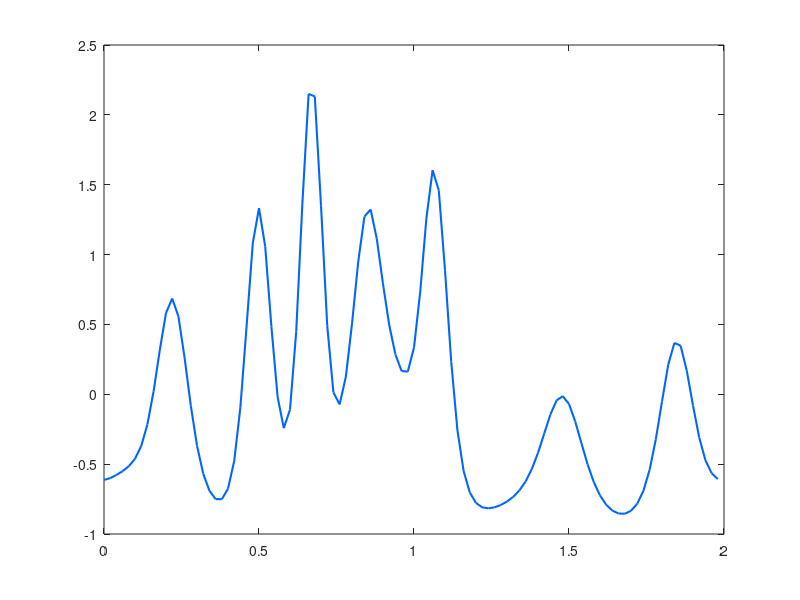

Source code (MATLAB): (Note: this script raises an error after producing the figure.)
% Implementation of six different schemes applied to the Korteweg-de Vries
% equation, as it is given in Eidnes and Li: "Linearly implicit local and
% global energy-preserving methods for Hamiltonian PDEs" [EL19].
% The schemes are:
% ** the LILEP and LIGEP schemes of [EL19],
% ** the LEP and GEP schemes of
% Gong, Cai and Wang: "Some new structure-preserving algorithms for general
% multi-symplectic formulations of Hamiltonian PDEs" (2014)
% ** the implicit midpoint (IMP) and multi-symplectic box (MSB) schemes of
% Ascher and McLachlan: "On symplectic and multisymplectic schemes for the
% KdV equation" (2005)
% 
% Code written by Sølve Eidnes and Lu Li

k = .01; % Time step size
T = 10; % End time
N = round(T/k); % Number of time steps

% % Initial conditions:
%
% Test problem 1 in [EL19]:
P = 2; % Length of spatial domain
M = 100; % Number of spatial steps
h = P/M; % Spatial step size
x = (0:h:P-h)';
gamma = 0.022;
eta = 1;
u0 = cos(pi*x);
%
% % Test problem 2 in [EL19]:
% P = 20; % Length of spatial domain
% M = 100; % Number of spatial steps
% h = P/M; % Spatial step size
% x = (0:h:P-h)';
% gamma = 1;
% eta = 6;
% c = 4;
% u_ana = @(x,t) 0.5*c*sech(mod(-x+c*t,P)-P/2).^2;
% u0 = u_ana(x,0);

% Creating the average and forward difference matrices:
e = ones(M,1);
Ax = .5*spdiags([e e], 0:1, M, M);
Ax(M,1) = .5;
deltax = 1/h*spdiags([-e e], 0:1, M, M);
deltax(M,1) = 1/h;
I = speye(M);

uNs = zeros(6,M); % To store solution values from all six methods
% To store discrete approximations to the energy at every time step:
energies = zeros(1,N);
energiesK = zeros(1,N);

% LILEP
u = u0;
tic
for i = 1:N
    un = (1/k*Ax^3 + .5*eta*deltax*Ax*spdiags(Ax*u,0,M,M)*Ax + .5*gamma^2*deltax^3)\(1/k*Ax^3*u-.5*gamma^2*deltax^3*u);
    energies(i) = h*1/6*sum(-gamma^2*3*(deltax*u).^2 + eta*(Ax*u).^3);
    energiesK(i) = h*1/6*sum(-gamma^2*((deltax*u).^2 + 2*(deltax*u).*(deltax*un)) + eta*(Ax*u).^2.*(Ax*un));
    u = un;
end
fprintf('The LILEP scheme used %f seconds.\n',toc);
uNs(1,:) = u;
figure(1)
plot(x,uNs(1,:),'LineWidth',1.5,'Color',[0,.4,1])
hold on

% LEP
u = u0;
tic
for i = 1:N
    un = newton_KdV_LEP(u,u,eta,gamma,deltax,Ax,k,M,1e-10);
    energies(i) = h*1/6*sum(-gamma^2*3*(deltax*u).^2 + eta*(Ax*u).^3);
    energiesK(i) = h*1/6*sum(-gamma^2*((deltax*u).^2 + 2*(deltax*u).*(deltax*un)) + eta*(Ax*u).^2.*(Ax*un));
    u = un;
end
fprintf('The LEP scheme used %f seconds.\n',toc);
uNs(2,:) = u;
figure(1)
plot(x,uNs(2,:),'LineStyle','--','LineWidth',1.5,'Color',[.6,.8,1])

% LIGEP
deltacx = .5/h*spdiags([-e e], [-1,1], M, M);
deltacx(M,1) = .5/h;
deltacx(1,M) = -.5/h;
u = u0;
%D1 = deltacx;
D1 = fourierD1(M,P);
tic
for i = 1:N
    un = (I/k + .5*eta*D1*spdiags(u,0,M,M) + .5*gamma^2*D1^3)\(1/k*u - .5*gamma^2*D1^3*u);
    energies(i) = h*1/6*(-3*gamma^2*sum((D1*un).^2) + eta*sum(un.^3));
    energiesK(i) = h*1/6*(-gamma^2*sum((D1*u).^2+2*(D1*u).*(D1*un)) + eta*sum(u.^2.*un));
    u = un;
end
fprintf('The LIGEP scheme used %f seconds.\n',toc);
uNs(3,:) = u;
figure(1)
plot(x,uNs(3,:),'LineWidth',1.5,'Color',[.8,0,.2])

% GEP
u = u0;
%D1 = deltacx;
D1 = fourierD1(M,P);
tic
for i = 1:N
    un = newton_KdV_GEP(u,u,eta,gamma,D1,k,M,1e-10);
    energies(i) = h*1/6*(-3*gamma^2*sum((D1*un).^2) + eta*sum(un.^3));
    energiesK(i) = h*1/6*(-gamma^2*sum((D1*u).^2+2*(D1*u).*(D1*un)) + eta*sum(u.^2.*un));
    u = un;
end
fprintf('The GEP scheme used %f seconds.\n',toc);
uNs(4,:) = u;
figure(1)
plot(x,uNs(4,:),'LineStyle','--','LineWidth',1.5,'Color',[1,.6,.7])

% Creating matrices needed for the IMP and MSB schemes:
deltac = .5/h*spdiags([-e e], [-1 1], M, M);
deltac(M,1) = .5/h; deltac(1,M) = -.5/h;
dc3 = spdiags([-e 2*e -2*e e], [-2 -1 1 2], M, M);
dc3(M,1) = -2; dc3(1,M) = 2; dc3(M,2) = 1;
dc3(M-1,1) = 1; dc3(1,M-1) = -1; dc3(2,M) = -1;
dc3 = .5/h^3*dc3;
otto = spdiags([e 3*e 3*e e], [-2 -1 0 1], M, M);
otto(1,M-1) = 1; otto(1,M) = 3; otto(2,M) = 1; otto(M,1) = 1;
motto = spdiags([-e 3*e -3*e e], [-2 -1 0 1], M, M);
motto(1,M-1) = -1; motto(1,M) = 3; motto(2,M) = -1; motto(M,1) = 1;
moo = spdiags([-e -e e e], [-2 -1 0 1], M, M);
moo(1,M-1) = -1; moo(1,M) = -1; moo(2,M) = -1; moo(M,1) = 1;

% IMP
u = u0;
energies = zeros(1,N);
energiesK = zeros(1,N);
%theta = 2/3;
theta = 1;
tic
for i = 1:N
    u = newton_KdV_IMP(u,u,eta,gamma,deltac,dc3,k,theta,M,I,1e-10);
end
fprintf('The IMP scheme used %f seconds.\n',toc);
uNs(5,:) = u;
figure(1)
plot(x,uNs(5,:),'LineWidth',1.5,'Color',[.6,.8,.6])

% MSB
u = u0;
tic
for i = 1:N
    u = newton_KdV_MSB(u,u,eta,gamma,otto,motto,moo,k,h,M,1e-10);
end
fprintf('The MSB scheme used %f seconds.\n',toc);
uNs(6,:) = u;
figure(1)
plot(x,uNs(6,:),'LineWidth',1.5,'Color',[.7,.6,.8])
hold off

figure(1)
set(gca,'fontsize',9)
legend('LILEP','LEP','LIGEP','GEP','IMP','MSB','Location','northeast')
ylabel('u(x,T)')
xlabel('x')

%%%%
function un = newton_KdV_LEP(u,un,eta,gamma,deltax,Ax,k,M,tol)
f = @(un) 1/k*Ax^3*(un-u) + 1/6*deltax*Ax*eta*((Ax*un).^2+(Ax*un).*(Ax*u)+(Ax*u).^2) + .5*gamma^2*(deltax^3*un+deltax^3*u);
J = @(un) 1/k*Ax^3 + 1/6*deltax*Ax*eta*(spdiags(Ax*u,0,M,M)*Ax+2*spdiags(Ax*un,0,M,M)*Ax) + .5*gamma^2*deltax^3;
err = norm(f(un));
c = 0;
while err > tol
    un = un - J(un)\f(un);
    err = norm(f(un));
    c = c+1;
    if c > 5
        break;
        err
    end
end
end

function un = newton_KdV_GEP(u,un,eta,gamma,Dx,k,M,tol)
f = @(un) 1/k*(un-u) + 1/6*Dx*eta*(un.^2+un.*u+u.^2) + .5*gamma^2*(Dx^3*un+Dx^3*u);
I = speye(M);
J = @(un) 1/k*I + 1/6*Dx*eta*(spdiags(u,0,M,M)+2*spdiags(un,0,M,M)) + .5*gamma^2*Dx^3;
err = norm(f(un));
c = 0;
while err > tol
    un = un - J(un)\f(un);
    err = norm(f(un));
    c = c+1;
    if c > 5
        break;
        err
    end
end
end

function un = newton_KdV_IMP(u,un,eta,gamma,deltac,dc3,k,theta,M,I,tol)
f = @(un) 1/k*(un-u) + .5*eta*(theta*deltac*((.5*(u+un)).^2) + (1-theta)*(u+un).*(deltac*.5*(u+un))) + gamma^2*dc3*(.5*(u+un));
J = @(un) 1/k*I + .5*eta*(.5*theta*deltac*spdiags(u+un,0,M,M) + (1-theta)*.5*(spdiags(u+un,0,M,M)*deltac + spdiags(deltac*(u+un),0,M,M))) + .5*gamma^2*dc3;
err = norm(f(un));
c = 0;
while err > tol
    un = un - J(un)\f(un);
    err = norm(f(un));
    c = c+1;
    if c > 5
        break;
        err
    end
end
end

function un = newton_KdV_MSB(u,un,eta,gamma,otto,motto,moo,k,h,M,tol)
f = @(un) 1/k*otto*(un-u) + .25*eta/h*moo*((u+un).^2) + 4*gamma^2/h^3*motto*(u+un);
J = @(un) 1/k*otto + .5*eta/h*moo*spdiags(u+un,0,M,M) + 4*gamma^2/h^3*motto;
err = norm(f(un));
c = 0;
while err > tol
    un = un - J(un)\f(un);
    err = norm(f(un));
    c = c+1;
    if c > 5
        break;
        err
    end
end
end

function D1 = fourierD1(M,L)
mu = 2*pi/L;
D1 = zeros(M,M);
for j = 1:M
    for k = 1:M
        if j == k
            D1(j,k) = 0;
        else
            D1(j,k) = 1/2*mu*(-1)^(j+k)*cot(mu*(j-k)*L/M/2);
        end
    end
end
if mod(M,2) == 1
    for j = 1:(M-1)/2
        for k = (j+(M+1)/2):M
            D1(j,k) = -D1(j,k);
            D1(M+1-j,M+1-k) = -D1(M+1-j,M+1-k);
        end
    end
end
end